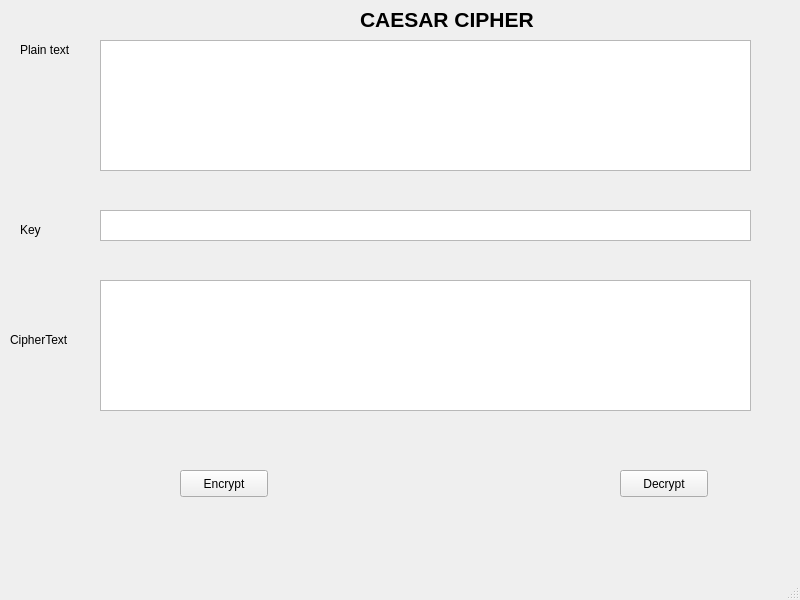
<?xml version="1.0" encoding="UTF-8"?>
<ui version="4.0">
 <class>MainWindow</class>
 <widget class="QMainWindow" name="MainWindow">
  <property name="geometry">
   <rect>
    <x>0</x>
    <y>0</y>
    <width>800</width>
    <height>600</height>
   </rect>
  </property>
  <property name="windowTitle">
   <string>MainWindow</string>
  </property>
  <widget class="QWidget" name="centralwidget">
   <widget class="QLabel" name="label">
    <property name="geometry">
     <rect>
      <x>360</x>
      <y>10</y>
      <width>191</width>
      <height>19</height>
     </rect>
    </property>
    <property name="font">
     <font>
      <pointsize>16</pointsize>
      <weight>75</weight>
      <bold>true</bold>
     </font>
    </property>
    <property name="text">
     <string>CAESAR CIPHER</string>
    </property>
   </widget>
   <widget class="QPlainTextEdit" name="txtPlainText">
    <property name="geometry">
     <rect>
      <x>100</x>
      <y>40</y>
      <width>651</width>
      <height>131</height>
     </rect>
    </property>
   </widget>
   <widget class="QLabel" name="label_2">
    <property name="geometry">
     <rect>
      <x>20</x>
      <y>40</y>
      <width>66</width>
      <height>19</height>
     </rect>
    </property>
    <property name="text">
     <string>Plain text</string>
    </property>
   </widget>
   <widget class="QLabel" name="label_3">
    <property name="geometry">
     <rect>
      <x>20</x>
      <y>220</y>
      <width>51</width>
      <height>19</height>
     </rect>
    </property>
    <property name="text">
     <string>Key</string>
    </property>
   </widget>
   <widget class="QLabel" name="label_4">
    <property name="geometry">
     <rect>
      <x>10</x>
      <y>330</y>
      <width>81</width>
      <height>19</height>
     </rect>
    </property>
    <property name="text">
     <string>CipherText</string>
    </property>
   </widget>
   <widget class="QTextEdit" name="txtKey">
    <property name="geometry">
     <rect>
      <x>100</x>
      <y>210</y>
      <width>651</width>
      <height>31</height>
     </rect>
    </property>
   </widget>
   <widget class="QPlainTextEdit" name="txtCipherText">
    <property name="geometry">
     <rect>
      <x>100</x>
      <y>280</y>
      <width>651</width>
      <height>131</height>
     </rect>
    </property>
   </widget>
   <widget class="QPushButton" name="btnDecrypt">
    <property name="geometry">
     <rect>
      <x>620</x>
      <y>470</y>
      <width>88</width>
      <height>27</height>
     </rect>
    </property>
    <property name="text">
     <string>Decrypt</string>
    </property>
   </widget>
   <widget class="QPushButton" name="btnEncrypt">
    <property name="geometry">
     <rect>
      <x>180</x>
      <y>470</y>
      <width>88</width>
      <height>27</height>
     </rect>
    </property>
    <property name="text">
     <string>Encrypt</string>
    </property>
   </widget>
  </widget>
  <widget class="QMenuBar" name="menubar">
   <property name="geometry">
    <rect>
     <x>0</x>
     <y>0</y>
     <width>800</width>
     <height>21</height>
    </rect>
   </property>
  </widget>
  <widget class="QStatusBar" name="statusbar"/>
 </widget>
 <resources/>
 <connections/>
</ui>
